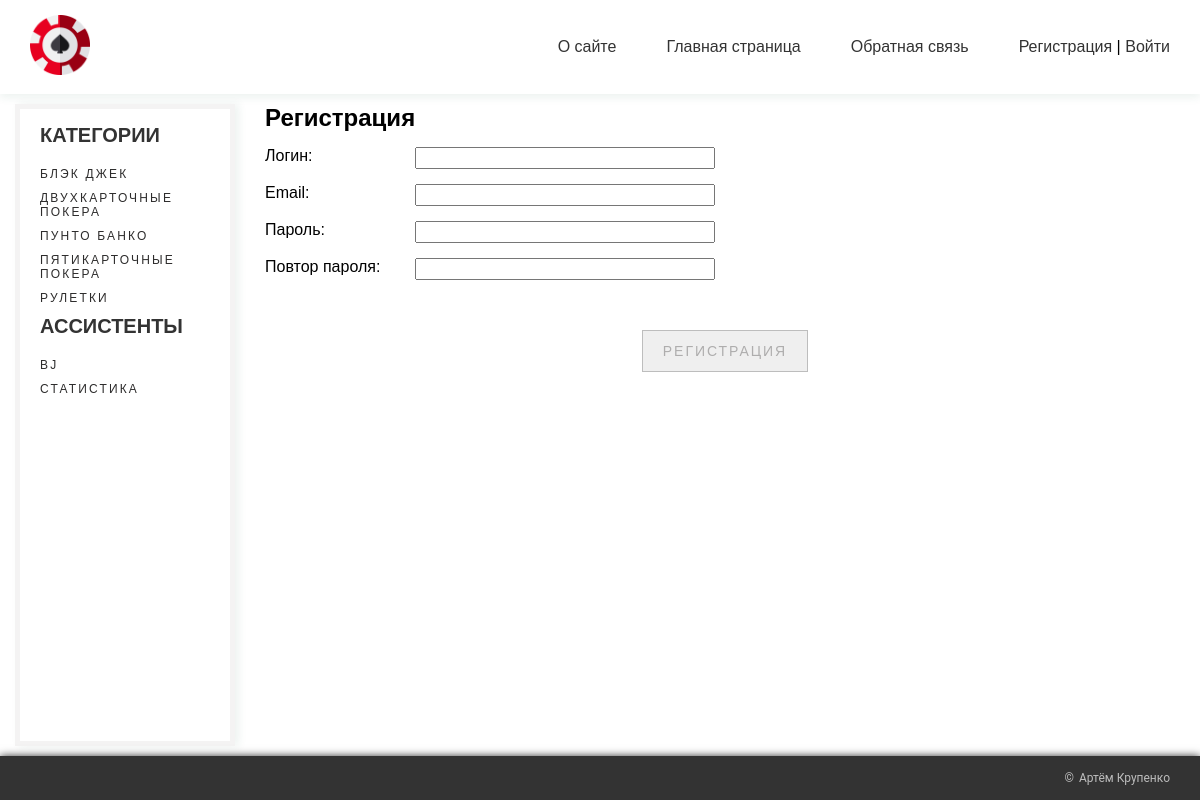
Screenshot of /register/ with the database file from the repository.
### games/models.py (models this page shows, shortened)
class Category(models.Model):
    name = models.CharField(max_length=100, db_index=True, verbose_name='Название')
    slug = models.SlugField(max_length=255, unique=True, db_index=True, verbose_name='URL')
    def get_absolute_url(self):
        return reverse('category', kwargs={'cat_slug': self.slug})
    class Meta:
        verbose_name = 'Категории Игр'
        verbose_name_plural = 'Категории Игр'
        ordering = ['name']

### games/views.py (the view, shortened to what this page needs)
# urls.py: path('register/', RegisterUser.as_view(), name='register'),
class RegisterUser(DataMixin, CreateView):
    form_class = RegisterUserForm
    template_name = 'games/register.html'
    success_url = reverse_lazy('login')
    def get_context_data(self, *, object_list=None, **kwargs):
        context = super().get_context_data(**kwargs)
        c_def = self.get_user_context(title='Регистрация')
        return dict(list(context.items()) + list(c_def.items()))

### games/forms.py
class RegisterUserForm(UserCreationForm):
    username = forms.CharField(label='Логин', widget=forms.TextInput(attrs={'class': 'form-input'}))
    email = forms.EmailField(label='Email', widget=forms.EmailInput(attrs={'class': 'form-input'}))
    password1 = forms.CharField(label='Пароль', widget=forms.PasswordInput(attrs={'class': 'form-input'}))
    password2 = forms.CharField(label='Повтор пароля', widget=forms.PasswordInput(attrs={'class': 'form-input'}))
    class Meta:
        model = User
        fields = ('username', 'email', 'password1', 'password2')

### games/utils.py (called while the page is built)
    def get_user_context(self, **kwargs):
        context = kwargs
        categories = cache.get('categories')
        if not categories:
            categories = Category.objects.annotate(Count('games'))
            cache.set('categories', categories, 60)
        user_menu = menu.copy()
        if not self.request.user.is_authenticated:
            user_menu.pop(-1)
        context['menu'] = user_menu
        context['categories'] = categories
        return context

### games/templates/games/register.html (shortened to what this page needs)
{% extends "games/base_web_casino.html" %}
{% block content %}
<h1>{{ title }}</h1>
<div class="form-conteiner">
    <form method="post">
        {% for f in form %}
        <p><label class="form-label" for="{{ f.id_for_label }}">{{f.label}}: </label>{{ f }}</p>
        {% endfor %}
        <div class="button-wrapper">
            <button class="content__view button-btn" type="submit">Регистрация</button>
        </div>
    </form>
</div>
{% endblock %}

### games/templates/games/base_web_casino.html (shortened to what this page needs)
{% load static %}
<!DOCTYPE html>
<html lang="en">
<head>
    <link rel="stylesheet" href="{% static 'games/css/styles.css' %}" type="text/css">
</head>
<body>
<header class="header">
    {% block sidebar %}
    <div class="header__container">
        <a href="{% url 'home' %}" class="header__logo">
            <img src="{% static 'games/images/logo.png' %}" alt="logo image" class="header__image">
        </a>
        <ul class="header__items">
            {% for m in menu %}
            <li class="header__item">
                <a href="{% url m.url_name %}" class="header__link">{{ m.title }}</a>
            </li>
            {% endfor %}
            {% if request.user.is_authenticated %}
            <li class="header__item">{{ user.username }}|
                <a href="{% url 'logout' %}" class="header__link">Выйти</a>
            </li>
            {% else %}
            <li class="header__item">
                <a href="{% url 'register' %}" class="header__link">Регистрация</a> |
                <a href="{% url 'login' %}" class="header__link">Войти</a>
            </li>
            {% endif %}
        </ul>
    </div>
</header>
<main class="main">
    <section class="categories">
        <div class="categories__container">
            <h2 class="categories__title">Категории</h2>
            {% for c in categories %}
            {% if c.games__count > 0 %}
            <ul class="categories__items">
                <li class="categories__item">
                    <a href="{{ c.get_absolute_url }}" class="categories__link">{{ c.name }}</a>
                </li>
            </ul>
            {% endif %}
            {% endfor %}
            <h2 class="categories__title">Ассистенты</h2>
            <ul class="categories__items">
                <li class="categories__item">
                    <a href="{% url 'bj_start' %}" class="categories__link">BJ</a>
                </li>
                <li class="categories__item">
                    <a href="{% url 'statistic' %}" class="categories__link">Статистика</a>
                </li>
            </ul>
            {% endblock %}
        </div>
    </section>
    <section class="content">
        {% block content %}
        {% endblock %}
    </section>
</main>
<footer class="footer">
    <div class="footer__container">
        <p class="footer__owner">Артём Крупенко</p>
    </div>
</footer>
</body>
</html>

### games/static/games/css/styles.css (style rules this page uses)
* { -webkit-box-sizing: border-box; box-sizing: border-box; padding: 0; margin: 0; font-family: "Poppins", sans-serif; }
.form-input { width: 300px; font-size: 16px; }
.form-conteiner p { margin-top: 15px; }
.form-label { display: inline-block; min-width: 150px; vertical-align: top; }
body { min-height: 100vh; height: 100%; display: -webkit-box; display: -ms-flexbox; display: flex; -webkit-box-orient: vertical; -webkit-box-direction: normal; -ms-flex-direction: column; flex-direction: column; }
.header { background: #ffffff; -webkit-box-shadow: 0 4px 8px rgba(44, 101, 77, 0.08); box-shadow: 0 4px 8px rgba(44, 101, 77, 0.08); }
.header__container { display: -webkit-box; display: -ms-flexbox; display: flex; -webkit-box-pack: justify; -ms-flex-pack: justify; justify-content: space-between; -webkit-box-align: center; -ms-flex-align: center; align-items: center; padding: 15px 30px; }
.header__image { width: 60px; }
.header__items { list-style-type: none; display: -webkit-box; display: -ms-flexbox; display: flex; }
.header__item { margin-right: 50px; }
.header__item:last-child { margin-right: 0; }
.header__link { font-family: "Poppins", sans-serif; outline: none; text-decoration: none; font-weight: 500; font-size: 16px; color: #333333; -webkit-transition: 0.3s ease-in-out; -o-transition: 0.3s ease-in-out; transition: 0.3s ease-in-out; }
.main { -webkit-box-flex: 1; -ms-flex: 1 0 auto; flex: 1 0 auto; height: 100%; display: -webkit-box; display: -ms-flexbox; display: flex; }
.categories { font-family: "Poppins", sans-serif; min-width: 220px; margin: 10px 15px; padding: 15px 20px; background: #ffffff; border: 5px solid rgba(110, 102, 102, 0.08); -webkit-box-shadow: 4px 0 8px rgba(44, 101, 77, 0.08); box-shadow: 4px 0 8px rgba(44, 101, 77, 0.08); }
.categories__title { font-size: 20px; color: #333333; text-transform: uppercase; padding-bottom: 20px; }
.categories__items { list-style-type: none; }
.categories__item { margin-bottom: 10px; }
.categories__link { display: flex; align-items: center; outline: none; text-decoration: none; font-size: 12px; letter-spacing: 0.18em; text-transform: uppercase; color: #2d2c2c; transition: 1s ease; }
.content { font-family: "Poppins", sans-serif; width: 100%; margin: 10px 15px; }
.content__view { text-align: center; outline: none; text-decoration: none; border: 1px solid #bdbdbd; text-transform: uppercase; font-family: "Poppins", sans-serif; cursor: pointer; color: #aeadad; font-size: 14px; letter-spacing: 0.14em; padding: 12px 0; width: 90%; margin-bottom: 10px; -webkit-transition: 0.5s ease-in-out; -o-transition: 0.5s ease-in-out; transition: 0.5s ease-in-out; }
.footer { -webkit-box-flex: 0; -ms-flex: 0 0 auto; flex: 0 0 auto; background: #333333; -webkit-box-shadow: 0 0 8px #333333; box-shadow: 0 0 8px #333333; }
.footer__container { padding: 15px 30px; display: -webkit-box; display: -ms-flexbox; display: flex; -webkit-box-pack: end; -ms-flex-pack: end; justify-content: flex-end; -webkit-box-align: center; -ms-flex-align: center; align-items: center; }
.footer__owner { font-family: Roboto, sans-serif; font-size: 12px; color: #bdbdbd; }
.footer__owner::before { content: "\00A9"; margin-right: 5px; }
.button-btn { padding: 12px 20px; width: fit-content; }
.button-wrapper { display: flex; align-items: center; justify-content: center; margin-top: 50px; }

### rows the page displays
Category: name "БЛЭК ДЖЕК"
Category: name "ДВУХКАРТОЧНЫЕ ПОКЕРА"
Category: name "ПУНТО БАНКО"
Category: name "ПЯТИКАРТОЧНЫЕ ПОКЕРА"
Category: name "РУЛЕТКИ"

### other values shown
{{ m.title }} "О сайте" "Главная страница" "Обратная связь"
{{ title }} "Регистрация"
{{ f.label }} "Логин" "Email" "Пароль" "Повтор пароля"
